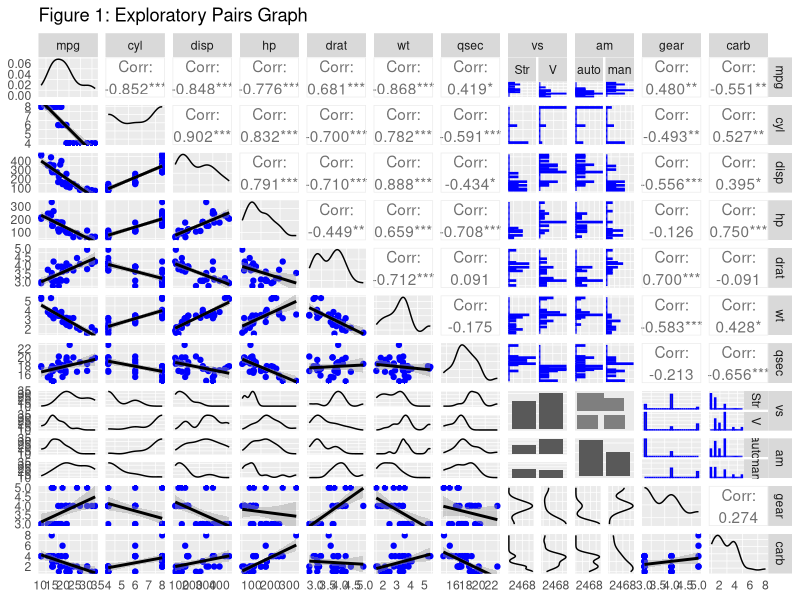
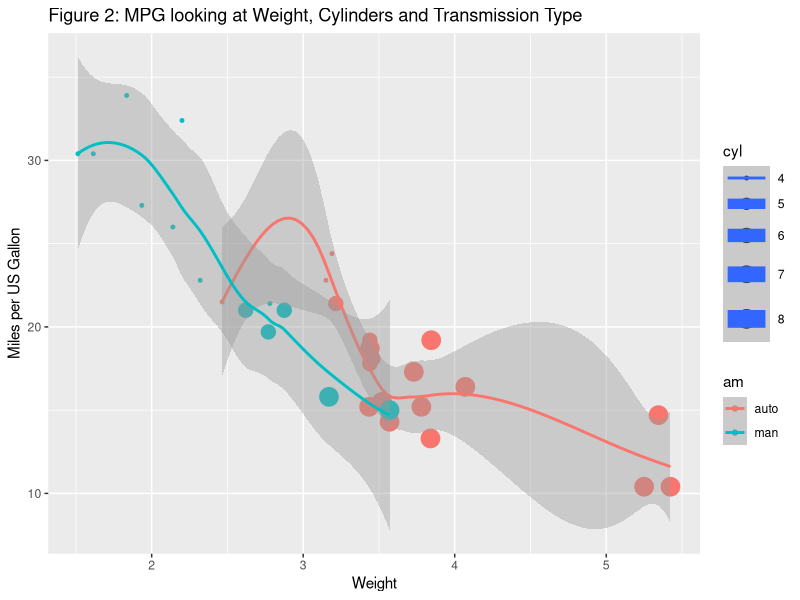
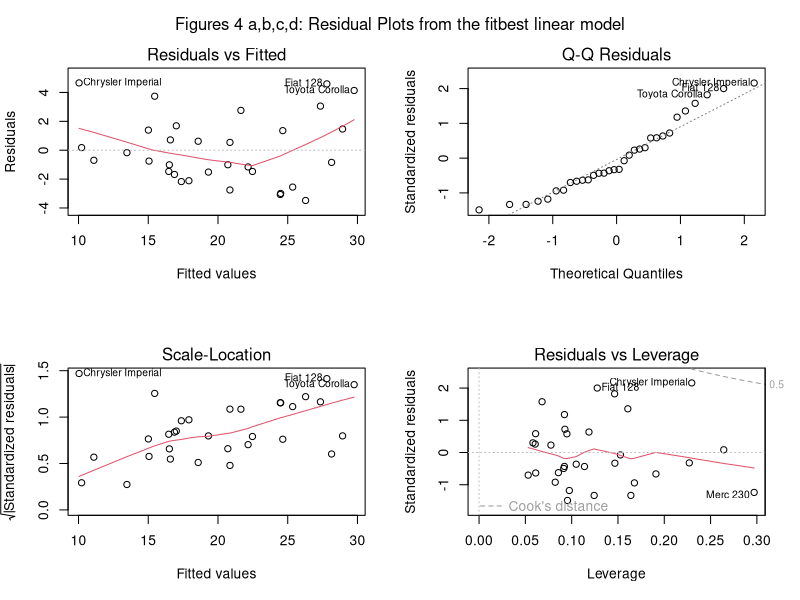
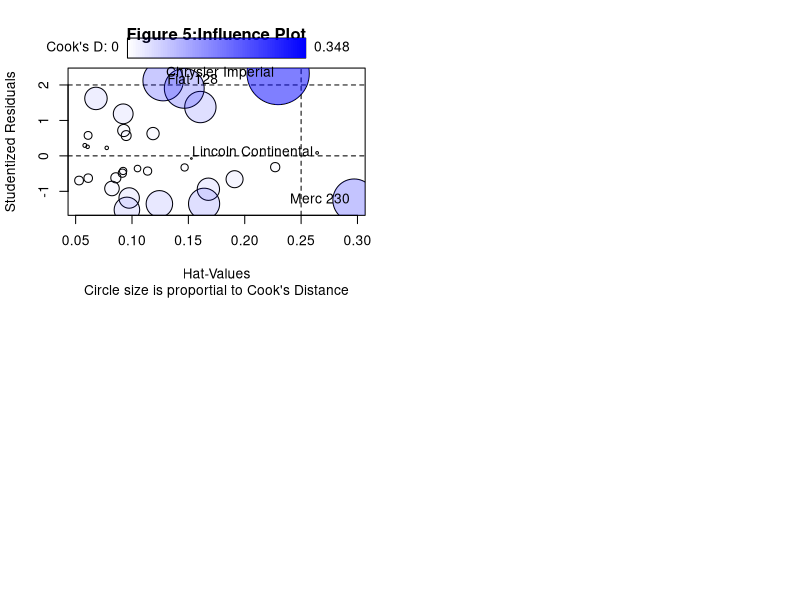

Reproduce these figures in R, in order.
## ---- chunk 1
require(ggplot2) ; require(GGally) ; require(car); require(knitr)
data(mtcars)
## ---- chunk 2
mtcars$am <- as.factor(ifelse(mtcars$am == 0, "auto", "man")) ; 
mtcars$vs <- as.factor(ifelse(mtcars$vs == 0, "V", "Str"))
str(mtcars)
## ---- chunk 3
g <- ggpairs(mtcars,
             lower=list(continuous=wrap("smooth", colour="blue"), combo="facetdensity", discrete="facetbar"), 
             upper=list(continuous="cor", combo=wrap("facethist", colour="blue"), discrete="ratio"),
             title="Figure 1: Exploratory Pairs Graph")
g <- g + theme(legend.position = "none", 
               panel.grid.major = element_blank(), 
               axis.ticks = element_blank())
g
## ---- chunk 4
p <- ggplot(data=mtcars, aes(x=wt, y=mpg, colour=am, size=cyl)) + 
    geom_point() + 
    geom_smooth() + 
    ggtitle("Figure 2: MPG looking at Weight, Cylinders and Transmission Type") + labs(x="Weight", y="Miles per US Gallon")
p
## ---- chunk 5
fit0 <- lm(mpg ~ factor(am), mtcars) ; summary(fit0)$coef
## ---- chunk 6
fitall <- lm(mpg ~ cyl + disp + hp + drat+ wt + qsec + factor(vs) + factor(am) + gear + carb, mtcars)
sqrt(vif(fitall))
## ---- chunk 7
steps <- step(fitall, k=log(nrow(mtcars)), direction = "both", trace = FALSE)
summary(steps)
fitbest <- lm(mpg ~ wt + qsec + factor(am), mtcars)
## ---- chunk 8
fit1 <- lm(mpg ~ wt, mtcars)
fit2 <- lm(mpg ~ wt + qsec, mtcars)
fit3 <- lm(mpg ~ wt + qsec + factor(am), mtcars)
fit4 <- lm(mpg ~ wt + qsec + factor(am) + disp, mtcars)
anova(fit1, fit2, fit3, fit4)
## ---- chunk 9
sqrt(vif(fitbest))
## ---- chunk 10
par(mfrow=c(2,2))
plot(fitbest)
mtext("Figures 4 a,b,c,d: Residual Plots from the fitbest linear model", side = 3, line = -2, outer = TRUE)
## ---- chunk 11
influencePlot(fitbest, id.method="identify", main="Figure 5:Influence Plot", sub="Circle size is proportial to Cook's Distance" )
